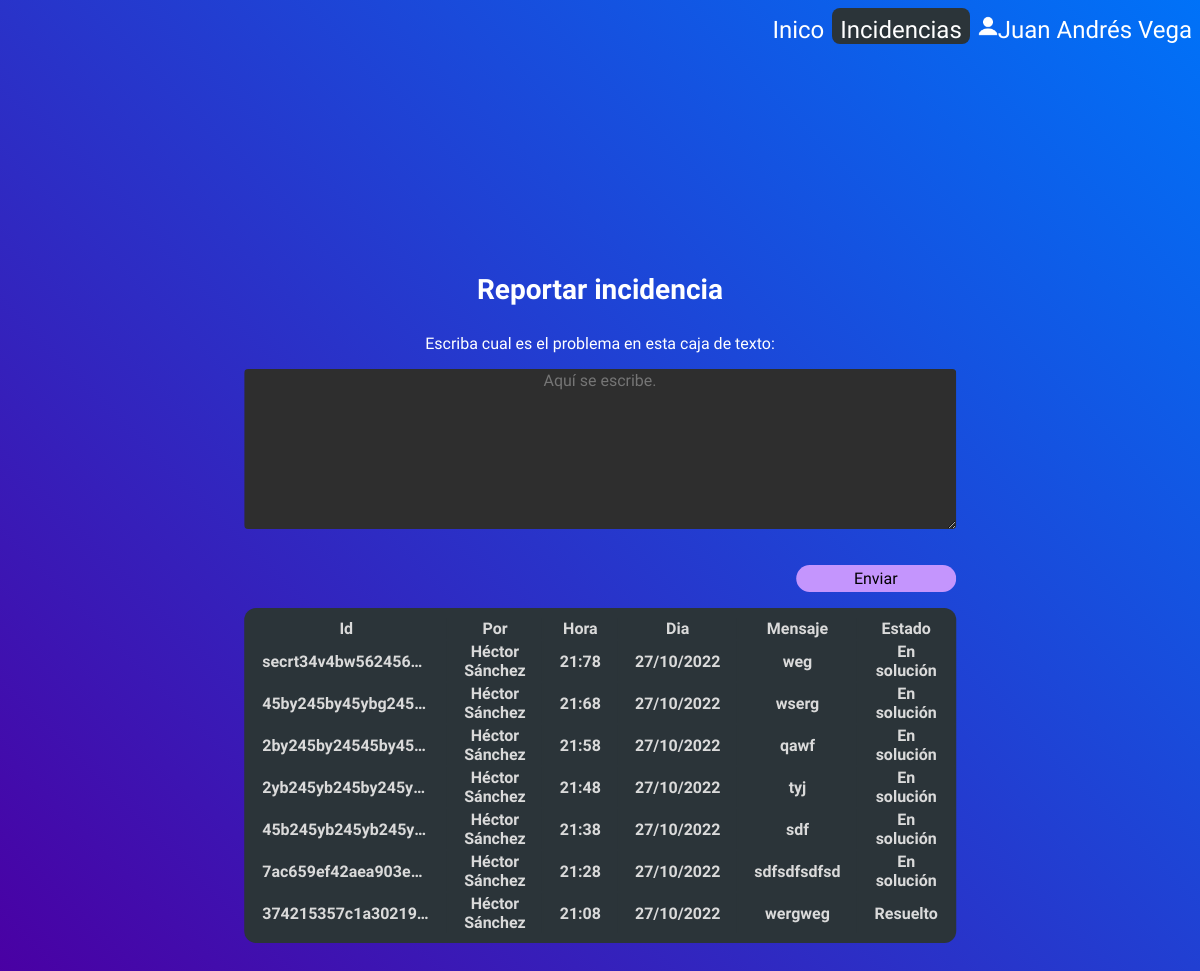
The page /incidence.php (signed in) on the database as committed earlier.
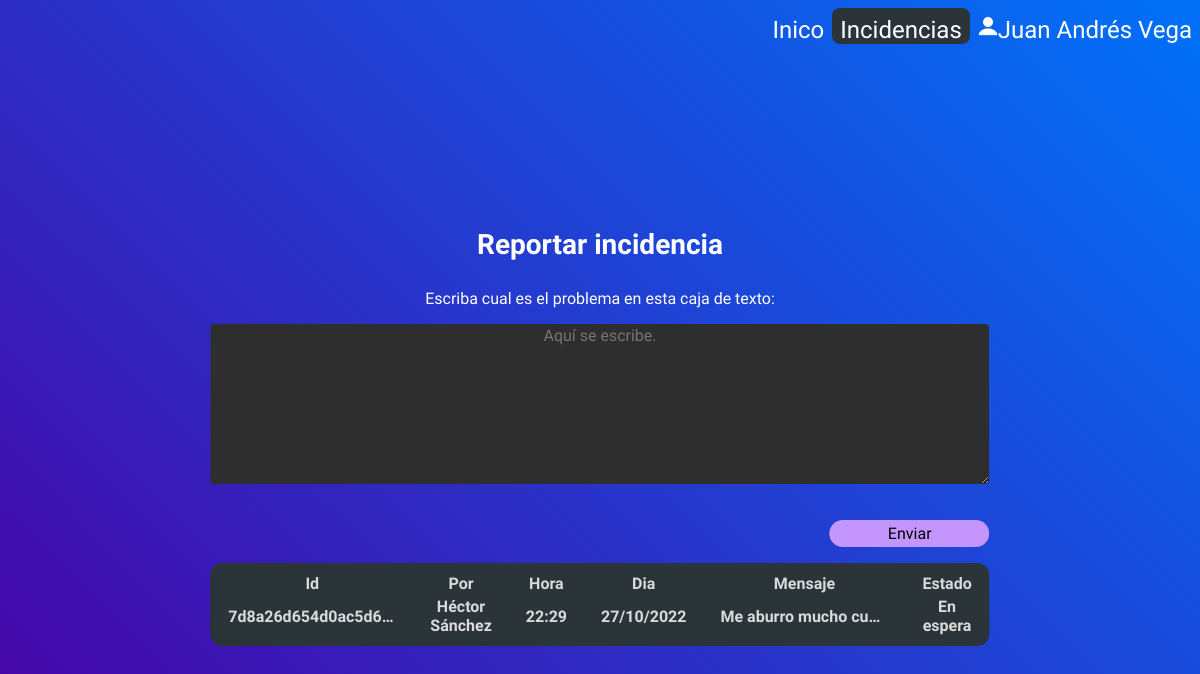
The same page on the database as committed later.
### tables this page shows
CREATE TABLE `incidences` (
  `id` text NOT NULL,
  `by` text NOT NULL,
  `hour` text NOT NULL,
  `day` text NOT NULL,
  `sendto` text NOT NULL,
  `msg` text NOT NULL,
  `status` text NOT NULL
);

### includes/functions.inc.php (called while the page is built, shortened)
<?php
function getDataFromTable($conn, $table) {
    $sql = "SELECT * FROM " . $table;
    $stmt = mysqli_stmt_init($conn);
    if (!mysqli_stmt_prepare($stmt, $sql)) {
        header("location: ./index.php?error=stmtfailed");
        exit();
    }
    mysqli_stmt_execute($stmt);
    $result = mysqli_stmt_get_result($stmt);
    return $result;
}
function getIncidences($conn, $bool) {
    $myArray = array();
    $result = getDataFromTable($conn, "incidences");
    while ($row = $result->fetch_assoc()) {
        $myArray[] = $row;
    }
    return $myArray;
}

### incidence.php (the view, shortened to what this page needs)
<!DOCTYPE html>
<html>
<head>
  <link rel="stylesheet" href="assets/styles.css" />
  <link rel="stylesheet" href="assets/incidences.css" />
</head>
<body>
  <?php
  include_once "account.php";
  ?>
  <div class="main-table">
    <div class="sub-table" style="background-color: unset">
      <h3>Reportar incidencia</h3>
      <p>Escriba cual es el problema en esta caja de texto:</p>
      <textarea id="msg" placeholder="Aquí se escribe."></textarea>
      <button class="submit login" id="sendincidence">Enviar</button>
    </div>
    <div class="sub-table">
      <div class="sub-table-scroll">
        <table class="users">
          <tr class="tr-sticky">
            <th>Id</th>
            <th>Por</th>
            <th>Hora</th>
            <th>Dia</th>
            <th>Mensaje</th>
            <th>Estado</th>
          </tr>
          <?php
          require_once "includes/dbh.inc.php";
          require_once "includes/functions.inc.php";
          $incidences = getIncidences($conn, true);
          $incidences = array_reverse($incidences);
          foreach ($incidences as &$incidence) {
            echo '<tr><th class="th-id" title="' . $incidence["id"] . '">' . $incidence["id"] . '</th><th>' . $incidence["by"] . '</th><th>' . $incidence["hour"] . '</th><th>' . $incidence["day"] . '</th><th class="th-id" id="th-id" title="' . $incidence["msg"] . '">' . $incidence["msg"] . '</th><th>' . $incidence["status"] . '</th></tr>';
          }
          ?>
        </table>
      </div>
    </div>
  </div>
</body>
</html>

Rows that differ between the two databases and show on the page:
removed incidences: id "secrt34v4bw562456…", by "Héctor Sánchez", hour "21:78", day "27/10/2022", msg "weg", status "En solución"
removed incidences: id "45by245by45ybg245…", by "Héctor Sánchez", hour "21:68", day "27/10/2022", msg "wserg", status "En solución"
removed incidences: id "2by245by24545by45…", by "Héctor Sánchez", hour "21:58", day "27/10/2022", msg "qawf", status "En solución"
removed incidences: id "2yb245yb245by245y…", by "Héctor Sánchez", hour "21:48", day "27/10/2022", msg "tyj", status "En solución"
removed incidences: id "45b245yb245yb245y…", by "Héctor Sánchez", hour "21:38", day "27/10/2022", msg "sdf", status "En solución"
removed incidences: id "7ac659ef42aea903e…", by "Héctor Sánchez", hour "21:28", day "27/10/2022", msg "sdfsdfsdfsd", status "En solución"
removed incidences: id "374215357c1a30219…", by "Héctor Sánchez", hour "21:08", day "27/10/2022", msg "wergweg", status "Resuelto"
added incidences: id "7d8a26d654d0ac5d6…", by "Héctor Sánchez", hour "22:29", day "27/10/2022", msg "Me aburro mucho cu…", status "En espera"
